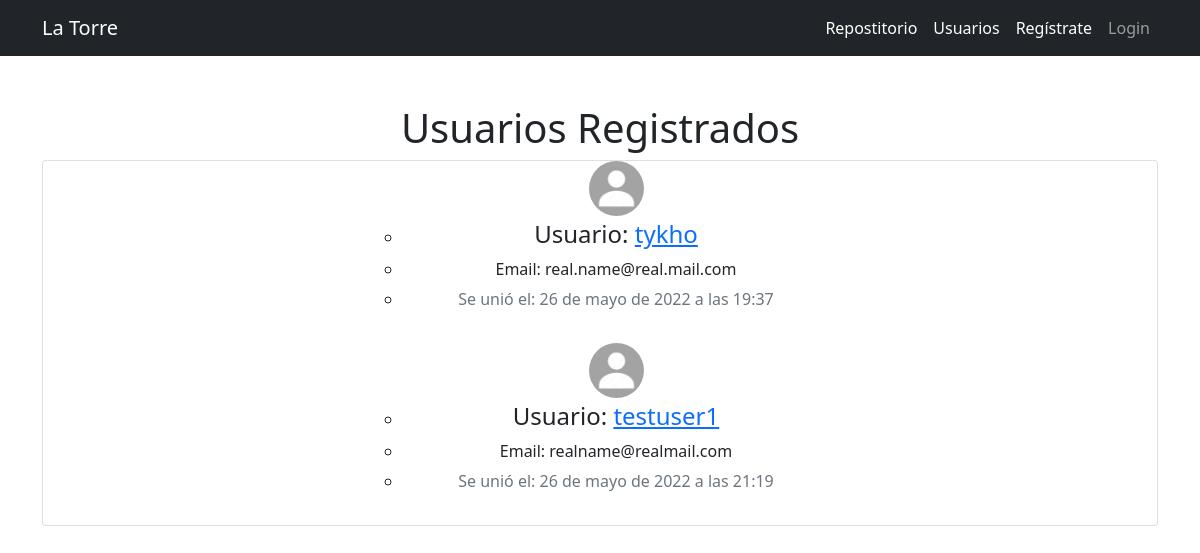
The app's page /usuarios/listado/, older data.
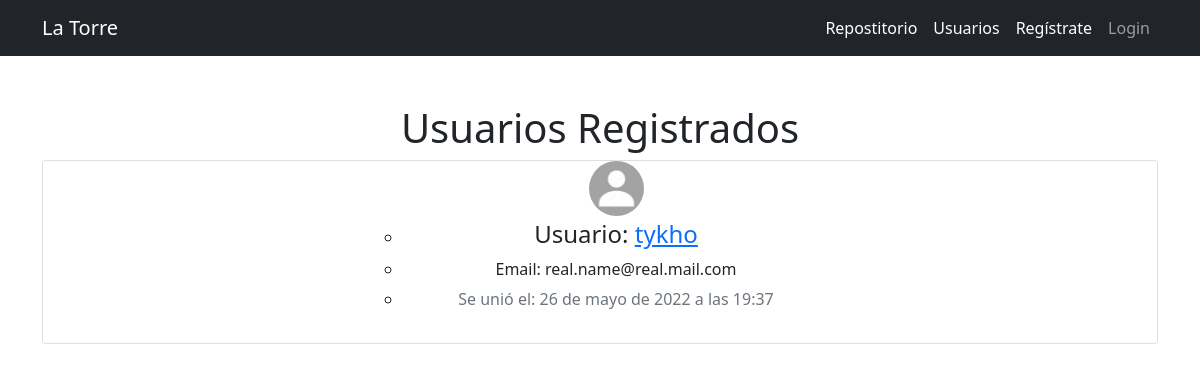
The same page, newer data.
### users/models.py (models this page shows, shortened)
class Profile(models.Model):
    usuario = models.OneToOneField(User, on_delete=models.CASCADE)
    nombre_usuario = models.CharField(max_length=60)
    email = models.EmailField()
    fecha_registro = models.DateTimeField(default=timezone.now)
    foto_perfil = models.ImageField(default='default.jpg',
                                    upload_to='profile-pics')

### users/views.py (the view)
# urls.py: path('listado/', views.UserList.as_view(), name='Userlist'),
class UserList(ListView):
    model = Profile
    template_name = 'users/user_list.html'
    extra_context = {
        'title': "Lista de usuarios",
    }

### users/templates/users/user_list.html
{% extends 'blog/base.html' %}
{% block content %}
        <h1>Usuarios Registrados</h1>
        <ul class="card">
          {% for b_user in profile_list %}
          <div class="media">
            <a href="{{ b_user.foto_perfil.url }}" target="_blank">
              <img class="rounded-circle account-img" style="height: 55px; width: 55px" src="{{ b_user.foto_perfil.url }}">
            </a>
          </div>
          <ul class="container col col-5 mb-3 mt-1">
            <li><h4>Usuario: <a href="{% url 'Userdetail' b_user.pk %}">{{ b_user.usuario.username }}</a></h4></li>
            <li><h6>Email: {{ b_user.usuario.email }}</h6></li>
            <li><p class="text-secondary">Se unió el: {{ b_user.fecha_registro }}</p></li>
          </ul>
          {% endfor %}
        </ul>
{% endblock content %}

Row changes from the older to the newer data that the page shows:
removed Profile: foto_perfil (placeholder picture), usuario.username "testuser1", usuario.email "realname@realmail.com", fecha_registro "26 de mayo de 2022 a las 21:19"
